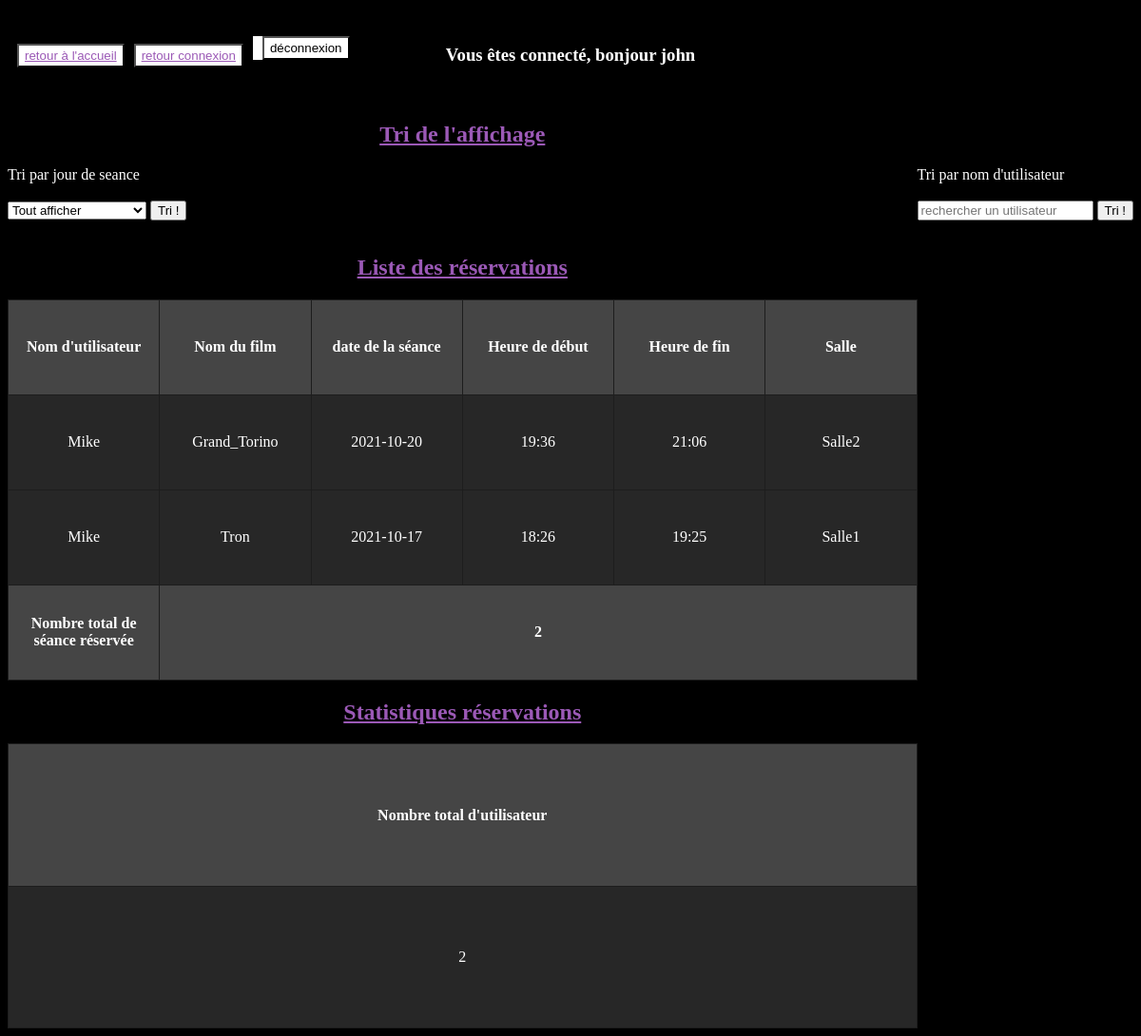
The page /POUBELLE/exploration_reservation_client.php (signed in) on the database its author committed.
### tables this page shows
CREATE TABLE reservation_client (
  `Id` int(11) NOT NULL,
  `username` varchar(250) NOT NULL,
  `password` varchar(250) NOT NULL,
  `FilmName` varchar(250) NOT NULL,
  `DateSeanceBegin` datetime DEFAULT NULL,
  `DateSeanceEnd` datetime DEFAULT NULL,
  `SalleName` varchar(250) DEFAULT NULL
);

### POUBELLE/exploration_reservation_client.php (the view, shortened to what this page needs)
<html lang="fr">
<head>
</head>
<body>
<?php $n=0; ?>
<?php require_once 'tri_reservation.php'; ?>
  <h2 class="ligne2">Tri de l'affichage</h2>
<nav>
<button name="accueil"><a href="../../../index.php">retour à l'accueil</a></button>
<button name="connexion"><a href="connexion/connexion_admin_principal.php">retour connexion</a></button>
<form><button name="deconnexion" type="submit" onclick='window.location.reload(false)'>déconnexion</button></form>
</nav>
<?php
$pdo_kinepolise = new PDO('mysql:host=localhost;dbname=kinepolise', 'root', '');
  foreach ($pdo_kinepolise->query('SELECT * FROM password WHERE Id= "1"', PDO::FETCH_ASSOC) as $dataConnexion) {
  $username= $dataConnexion['username'];
  $password= $dataConnexion['password'];
};
$pdo_kinepolise_administrateur = new PDO('mysql:host=localhost;dbname=kinepolise_administrateur', 'root', '');
  foreach ($pdo_kinepolise_administrateur->query('SELECT * FROM password WHERE Id= "1"', PDO::FETCH_ASSOC) as $adminConnexion) {};
?>
<?php
if ((($_SESSION['username'] == $dataConnexion['username']  && $_SESSION['password'] == $dataConnexion['password']) || ($_SESSION['username'] == $adminConnexion['username']  && $_SESSION['password'] == $adminConnexion['password']) )) {
  echo sprintf("<nav class=center><h3>Vous êtes connecté, bonjour %s <h3/></nav>", $_SESSION['username']) . PHP_EOL;
?>
    <h2 class="ligne4 center">Liste des réservations</h2>
        <table class="ligne5">
        <tr class="thead">
            <td>Nom d'utilisateur</td>
        <td>Nom du film</td>
        <td>date de la séance</td>
        <td>Heure de début</td>
        <td>Heure de fin</td>
        <td>Salle</td>
</tr>
        <?php
        $pdo_kinepolise_client= new PDO('mysql:host=localhost;dbname=kinepolise_client', 'root', '');
    foreach ($pdo_kinepolise_client->query(' SELECT * FROM reservation_client ', PDO::FETCH_ASSOC) as $seance) {
      $dateSeanceBegin = new DateTime($seance['DateSeanceBegin']);
      $DateSeanceEnd = new DateTime($seance['DateSeanceEnd']);
            ?>
        <tr class=<?php echo $seance['FilmName']?>>
        <td><?php echo $seance['username'];?></td>
        <td><?php echo $seance['FilmName'];?></td>
        <td id="Colonne3"><?php echo $dateSeanceBegin->format('Y-m-d');?><br/></td>
        <td id="Colonne4"><?php echo $dateSeanceBegin->format('H:i');?><br/></td>
        <td id="Colonne5"><?php echo $DateSeanceEnd->format('H:i');?></td>
        <td id="Colonne6"><?php echo $seance['SalleName'];?></br></td>
        </tr>
        <?php
        $n+= 1;
      };
      ?>
              <tr class= "thead">
        <td>Nombre total de séance réservée</td><td colspan="5"><?php echo $n;?></td>
    </tr>
    </table>
    <h2 class="ligne6 center">Statistiques réservations</h2>
        <table class="ligne7">
        <tr class="thead">
        <td>Nombre total d'utilisateur</td>
</tr>
        <tr class=<?php echo $seance['FilmName']?>>
      <td><?php echo $n;?></td>
    </table>
    </body>
<?php }; ?>

### POUBELLE/tri_reservation.php (shortened to what this page needs)
       <span class="ligne3">
  <form method="POST" action="">
  <div class="">Tri par jour de seance</div></br>
  <select name="dateSeanceBeginTest">
  <option id="dateSeanceBegin" value=" ">Tout afficher<br></option>
  </select>
  <input type="SUBMIT" value="Tri !" name="triSeanceBegin">
  </form>
  </span>
           <span class="ligne3">
<form method="POST" action="">
<div class="">Tri par nom d'utilisateur</div></br>
<input name="username" placeholder="rechercher un utilisateur"></input>
<input type="SUBMIT" value="Tri !" name="triUsername">
</form>
</span>

### POUBELLE/exploration_reservation_client.php (style rules this page uses)
a, h2 { color:rgb(155, 89, 182); text-align: center; text-decoration: underline; }
body { font-family: Calibri, serif; display: grid; grid-template-columns: 1fr; grid-template-rows:100px 1fr 1fr 1fr 1fr 1fr 1fr 1fr; background-color: black; color: white; }
table td { border: 1px solid rgba(29, 29, 29); padding: 1rem; text-align: center; max-width: 100px; min-width: 100px; word-wrap: break-word; height: 100px; }
.thead { background-color:rgb(69, 69, 69); font-weight: bold; }
table { background-color: rgba(39, 39, 39); }
nav { grid-column: 1/3; grid-row: 1/1; display: flex; justify-content: flex-start; align-items: center; }
nav button, nav form { background-color: white; z-index: 2; height: 25px; margin-left: 10px; }
.ligne2 { grid-row: 2/2; }
.ligne3 { grid-row: 3/3; }
.ligne4 { grid-row: 4/4; }
.ligne5 { grid-row: 5/5; }
.ligne6 { grid-row: 6/6; }
.ligne7 { grid-row: 7/7; }
.ligne5, .ligne7, .table4, .table6 { border-collapse: collapse; width: 100%; height: 300px; background-color: rgb(39, 39, 39); }
.center { display: flex; justify-content: center; }

### rows shown on the page
reservation_client: username "Mike", FilmName "Grand_Torino", DateSeanceBegin "2021-10-20", DateSeanceBegin "19:36", DateSeanceEnd "21:06", SalleName "Salle2"
reservation_client: username "Mike", FilmName "Tron", DateSeanceBegin "2021-10-17", DateSeanceBegin "18:26", DateSeanceEnd "19:25", SalleName "Salle1"

### other values the page prints
$_SESSION['username'] "john"
$n "2"
